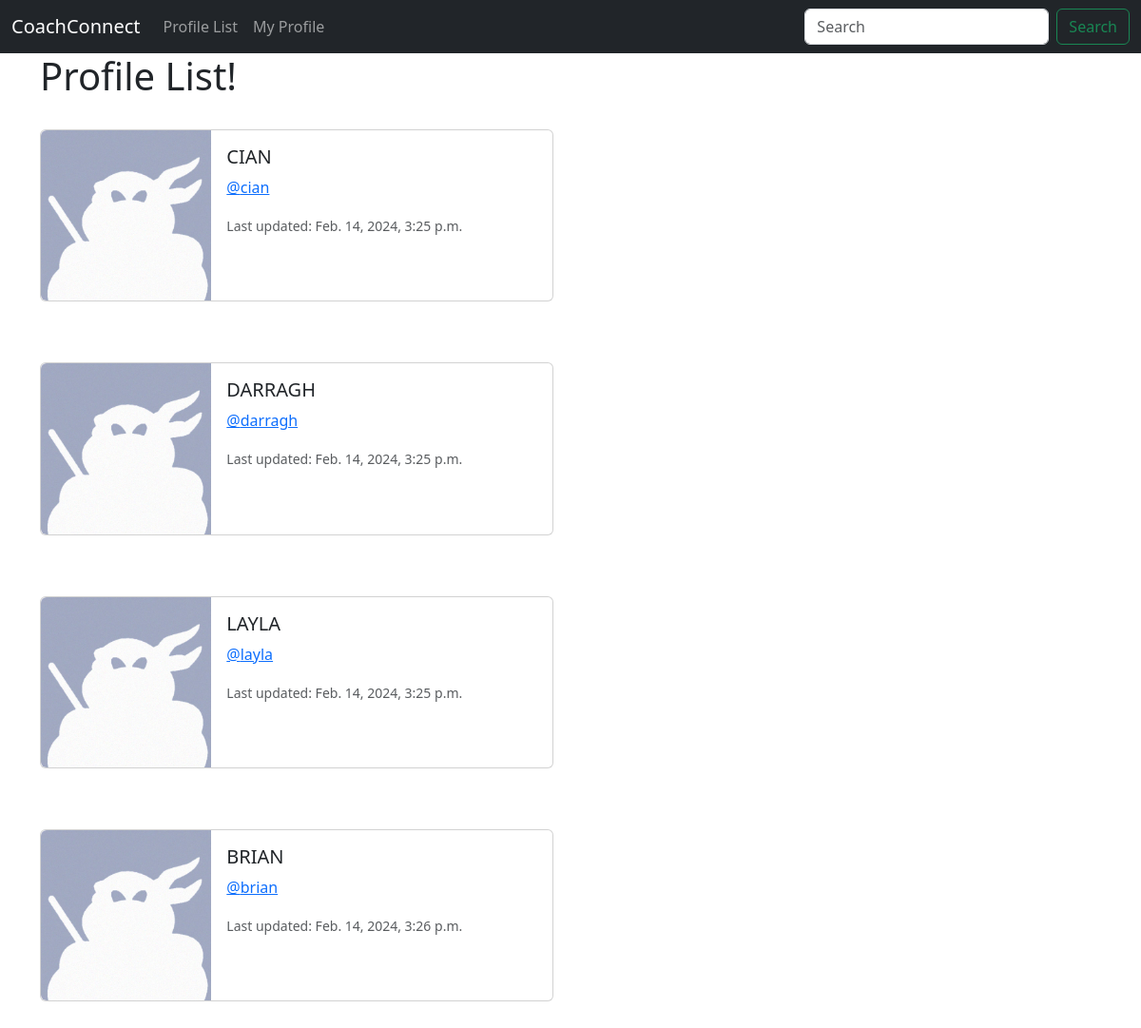
/profile_list/ (signed in), run on the app's committed database.
### coachconnect/models.py (models this page shows, shortened)
class Profile(models.Model):
    user = models.OneToOneField(User, on_delete=models.CASCADE)
    follows = models.ManyToManyField(
        "self",
        related_name="followed_by",
        symmetrical=False,
        blank=True
    )
    date_modified = models.DateTimeField(User, auto_now = True)

### coachconnect/views.py (the view)
# urls.py: path('profile_list/', views.profile_list, name='profile_list'),
def profile_list(request):
    if request.user.is_authenticated:
        profiles = Profile.objects.exclude(user=request.user)
        return render(request, 'profile_list.html', {"profiles":profiles})
    else:
        messages.success(request, ("You must be logged in to use that page"))
        return redirect('dashboard')

### coachconnect/templates/profile_list.html
{% extends 'base.html' %}
{% load static %}
{% block content %}
    <h1>Profile List!</h1>
<br/>
{% if profiles %}
    {% for profile in profiles %}
        <div class="card mb-3" style="max-width: 540px;">
            <div class="row g-0">
              <div class="col-md-4">
                <img src="{% static 'images/default_pp.png' %}" class="img-fluid rounded-start" alt="Profile Pic">
              </div>
              <div class="col-md-8">
                <div class="card-body">
                  <h5 class="card-title">{{profile.user.username|upper}}</h5>
                  <p class="card-text"><a href="{% url 'profile' profile.user.id %}">@{{profile.user.username}}</a></p>
                  <p class="card-text"><small class="text-body-secondary">Last updated: {{ profile.date_modified }}</small></p>
                </div>
              </div>
            </div>
          </div>
        <br/><br/>
    {% endfor %}
{% endif %}
{% endblock %}

### coachconnect/templates/base.html (shortened to what this page needs)
<!doctype html>
<html lang="en">
  <head>
    <link href="https://cdn.jsdelivr.net/npm/bootstrap@5.3.2/dist/css/bootstrap.min.css" rel="stylesheet">
  </head>
  <body>
    {% include 'navbar.html' %}
    <div class="container">
    {% block content %}
    {% endblock %}
</div>
  </body>
</html>

### coachconnect/templates/navbar.html (shortened to what this page needs)
<nav class="navbar navbar-expand-lg navbar-dark bg-dark">
    <div class="container-fluid">
      <a class="navbar-brand" href="{% url 'dashboard' %}">CoachConnect</a>
      <div class="collapse navbar-collapse" id="navbarSupportedContent">
        <ul class="navbar-nav me-auto mb-2 mb-lg-0">
          <li class="nav-item">
            <a class="nav-link" href="{% url 'profile_list' %}">Profile List</a>
          </li>
          {% if user.is_authenticated %}
          <li class="nav-item">
            <a class="nav-link" href="{% url 'profile' request.user.id %}">My Profile</a>
          </li>
          {% endif %}
        </ul>
        <form class="d-flex" role="search">
          <input class="form-control me-2" type="search" placeholder="Search" aria-label="Search">
          <button class="btn btn-outline-success" type="submit">Search</button>
        </form>
      </div>
    </div>
  </nav>

### data on the page
Profile: user.username "CIAN", user.username "cian", date_modified "Feb. 14, 2024, 3:25 p.m."
Profile: user.username "DARRAGH", user.username "darragh", date_modified "Feb. 14, 2024, 3:25 p.m."
Profile: user.username "LAYLA", user.username "layla", date_modified "Feb. 14, 2024, 3:25 p.m."
Profile: user.username "BRIAN", user.username "brian", date_modified "Feb. 14, 2024, 3:26 p.m."
